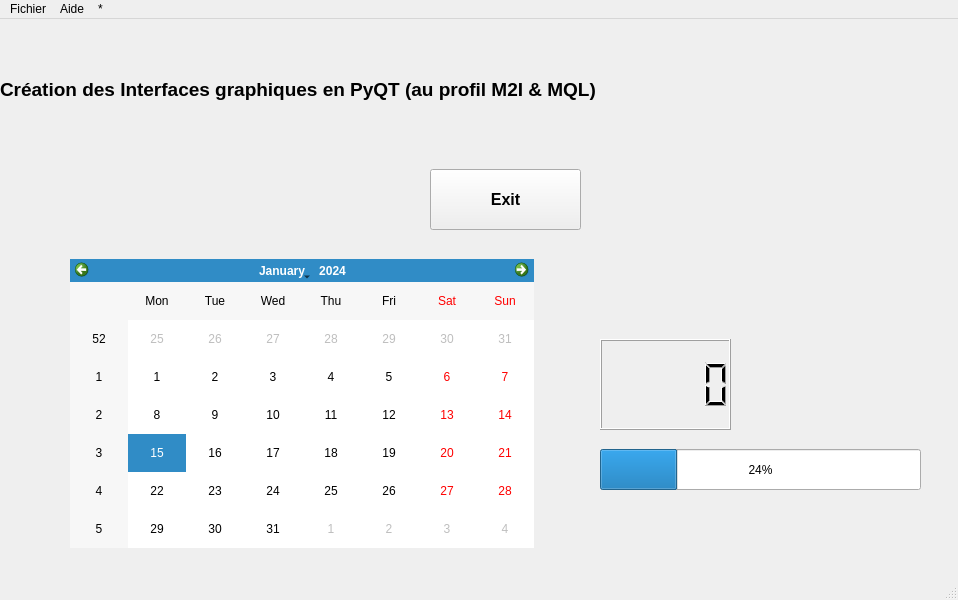
<?xml version="1.0" encoding="UTF-8"?>
<ui version="4.0">
 <class>Fp</class>
 <widget class="QMainWindow" name="Fp">
  <property name="geometry">
   <rect>
    <x>0</x>
    <y>0</y>
    <width>958</width>
    <height>600</height>
   </rect>
  </property>
  <property name="cursor">
   <cursorShape>WaitCursor</cursorShape>
  </property>
  <property name="windowTitle">
   <string>MainWindow</string>
  </property>
  <widget class="QWidget" name="centralwidget">
   <widget class="QLabel" name="label">
    <property name="geometry">
     <rect>
      <x>0</x>
      <y>0</y>
      <width>951</width>
      <height>141</height>
     </rect>
    </property>
    <property name="font">
     <font>
      <pointsize>14</pointsize>
      <weight>75</weight>
      <bold>true</bold>
     </font>
    </property>
    <property name="mouseTracking">
     <bool>false</bool>
    </property>
    <property name="text">
     <string>Création des Interfaces graphiques en PyQT (au profil M2I &amp; MQL)</string>
    </property>
    <property name="textFormat">
     <enum>Qt::PlainText</enum>
    </property>
   </widget>
   <widget class="QPushButton" name="Fe">
    <property name="geometry">
     <rect>
      <x>430</x>
      <y>150</y>
      <width>151</width>
      <height>61</height>
     </rect>
    </property>
    <property name="font">
     <font>
      <pointsize>12</pointsize>
      <weight>75</weight>
      <bold>true</bold>
     </font>
    </property>
    <property name="cursor">
     <cursorShape>PointingHandCursor</cursorShape>
    </property>
    <property name="text">
     <string>Exit</string>
    </property>
   </widget>
   <widget class="QCalendarWidget" name="calendarWidget">
    <property name="geometry">
     <rect>
      <x>70</x>
      <y>240</y>
      <width>464</width>
      <height>289</height>
     </rect>
    </property>
    <property name="cursor">
     <cursorShape>BusyCursor</cursorShape>
    </property>
   </widget>
   <widget class="QLCDNumber" name="lcdNumber">
    <property name="geometry">
     <rect>
      <x>600</x>
      <y>320</y>
      <width>131</width>
      <height>91</height>
     </rect>
    </property>
    <property name="cursor">
     <cursorShape>ForbiddenCursor</cursorShape>
    </property>
   </widget>
   <widget class="QProgressBar" name="progressBar">
    <property name="geometry">
     <rect>
      <x>600</x>
      <y>430</y>
      <width>321</width>
      <height>41</height>
     </rect>
    </property>
    <property name="value">
     <number>24</number>
    </property>
   </widget>
  </widget>
  <widget class="QStatusBar" name="statusbar"/>
  <widget class="QMenuBar" name="menubar">
   <property name="geometry">
    <rect>
     <x>0</x>
     <y>0</y>
     <width>958</width>
     <height>31</height>
    </rect>
   </property>
   <widget class="QMenu" name="menuM2I_MQL">
    <property name="title">
     <string>Fichier</string>
    </property>
    <addaction name="separator"/>
    <addaction name="actionOuvrir"/>
    <addaction name="actionQuitter"/>
   </widget>
   <widget class="QMenu" name="menuAide">
    <property name="title">
     <string>Aide</string>
    </property>
    <addaction name="actionA_propos"/>
   </widget>
   <widget class="QMenu" name="menu">
    <property name="title">
     <string>*</string>
    </property>
   </widget>
   <addaction name="menuM2I_MQL"/>
   <addaction name="menuAide"/>
   <addaction name="menu"/>
  </widget>
  <action name="actionOuvrir">
   <property name="text">
    <string>Ouvrir</string>
   </property>
  </action>
  <action name="actionQuitter">
   <property name="text">
    <string>Quitter</string>
   </property>
  </action>
  <action name="actionA_propos">
   <property name="text">
    <string>A propos</string>
   </property>
  </action>
 </widget>
 <resources/>
 <connections/>
</ui>
